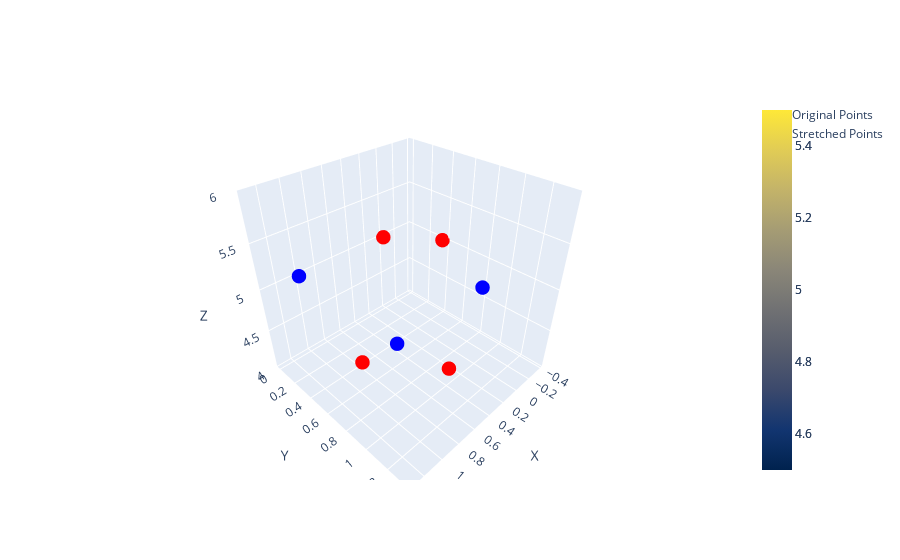

Notebook cell for this chart:
### Code cell
visualize_stretch(points = points, stretch_function=deform1, output_path="shear.png")

### Figure 1 — Plotly figure (JSON) as saved in the notebook; plotly's stock layout.template omitted (floating-point values rounded to 4 significant figures)
{"data": [{"colorscale": [[0, "#440154"], [0.1111, "#482878"], [0.2222, "#3e4989"], [0.3333, "#31688e"], [0.4444, "#26828e"], [0.5556, "#1f9e89"], [0.6667, "#35b779"], [0.7778, "#6ece58"], [0.8889, "#b5de2b"], [1, "#fde725"]], "name": "Original Surface", "showscale": true, "type": "surface", "x": [[0, 2, 2, 0, 0], [0, 2, 2, 0, 0], [0, 2, 2, 0, 0], [0, 2, 2, 0, 0], [0, 2, 2, 0, 0]], "y": [[0, 0, 0, 0, 0], [0, 0, 0, 0, 0], [2, 2, 2, 2, 2], [2, 2, 2, 2, 2], [0, 0, 0, 0, 0]], "z": [5, 5, 5, 5, 5]}, {"colorscale": [[0, "#00224e"], [0.1111, "#123570"], [0.2222, "#3b496c"], [0.3333, "#575d6d"], [0.4444, "#707173"], [0.5556, "#8a8678"], [0.6667, "#a59c74"], [0.7778, "#c3b369"], [0.8889, "#e1cc55"], [1, "#fee838"]], "name": "Stretched Surface", "showscale": true, "type": "surface", "x": [[0, 1.3, 0.925, -0.375, 0], [0, 1.3, 0.925, -0.375, 0], [0, 1.3, 0.925, -0.375, 0], [0, 1.3, 0.925, -0.375, 0], [0, 1.3, 0.925, -0.375, 0]], "y": [[0, 0, 0, 0, 0], [0.975, 0.975, 0.975, 0.975, 0.975], [1.344, 1.344, 1.344, 1.344, 1.344], [0.3688, 0.3688, 0.3688, 0.3688, 0.3688], [0, 0, 0, 0, 0]], "z": [5, 5, 5, 5, 5]}, {"marker": {"color": "blue", "size": 5}, "mode": "markers", "name": "Original Points", "type": "scatter3d", "x": [0, 1, 1, 0, 0], "y": [0, 0, 1, 1, 0], "z": [5, 5, 5, 5, 5]}, {"marker": {"color": "red", "size": 5}, "mode": "markers", "name": "Stretched Points", "type": "scatter3d", "x": [0, 1.3, 0.925, -0.375, 0], "y": [0, 0.975, 1.344, 0.3688, 0], "z": [5, 5, 5, 5, 5]}], "layout": {"scene": {"aspectmode": "cube", "xaxis": {"title": {"text": "X"}}, "yaxis": {"title": {"text": "Y"}}, "zaxis": {"title": {"text": "Z"}}}}}
